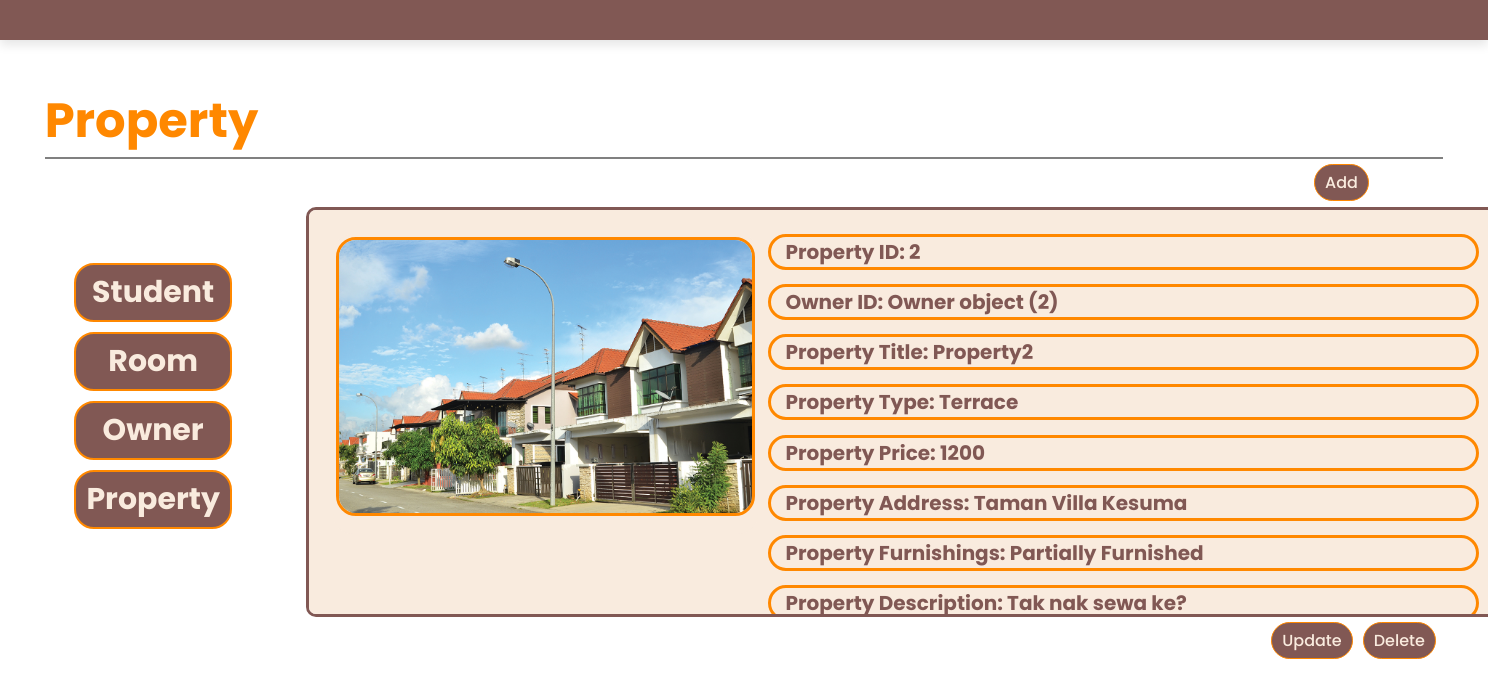
The app's page /index/admin_property_detail/2 with its own data.
### HouseRental/models.py (models this page shows, shortened)
class Property(models.Model):
    PROPERTY_TYPE = [
        ('Bungalow', 'Bungalow'),
        ('Townhouse', 'Townhouse'),
        ('Terrace', 'Terrace'),
        ('Apartment', 'Apartment'),
        ('Condominium', 'Condominium'),
        ('Flat', 'Flat'),
    ]
    FURNISHINGS = [
        ('Fully Furnished', 'Fully Furnished'),
        ('Partially Furnished', 'Partially Furnished'),
        ('Not Furnished', 'Not Furnished'),
    ]
    PROPERTY_STATUS = [
        ('Available','Available'),
        ('Rented Out','Rented Out'),
    ]
    propID=models.AutoField(primary_key=True)
    ownID=models.ForeignKey(Owner, on_delete=models.CASCADE)
    propImg=models.ImageField(upload_to='images/property')
    propTitle=models.CharField(max_length=50)
    propType=models.CharField(max_length=50, choices=PROPERTY_TYPE)
    propPrice=models.PositiveIntegerField()
    propRange=models.PositiveIntegerField()
    propAddress=models.TextField(max_length=255)
    propFurnishings=models.CharField(max_length=20, choices=FURNISHINGS)
    propDesc=models.TextField()
    propCreateAt=models.DateField(auto_now_add=True)
    propStatus=models.CharField(max_length=10,choices=PROPERTY_STATUS, default= 'Available')

class Owner(models.Model):
    ownID=models.AutoField(primary_key=True)
    ownName=models.CharField(max_length=50)
    ownPhoneNo=models.CharField(max_length=12)
    ownEmail=models.EmailField(max_length=255)

### HouseRental/views.py (the view)
# urls.py: path("admin_property_detail/<pk>",admin_property_detail.as_view(), name="admin_property_detail"),
class admin_property_detail(DetailView):
    model = Property
    template_name = 'admin_property_detail.html'
    context_object_name = 'entity_list'

### HouseRental/templates/admin_property_detail.html (shortened to what this page needs)
{% extends 'header.html' %}
{% block content %}
<body>
    <div class="index-head">
        <h1 class="head-title">Property</h1>
    </div>
    <hr />
    <div class="container">
        <div class="sidebar">
            <ul class="sidebar-list">
                <li class="sidebar-list-item">
                    <a href="{% url 'admin_student_list' %}">Student</a>
                </li>
                <li class="sidebar-list-item">
                    <a href="{% url 'admin_room_list' %}">Room</a>
                </li>
                <li class="sidebar-list-item">
                    <a href="{% url 'admin_owner_list' %}">Owner</a>
                </li>
                <li class="sidebar-list-item">
                    <a href="{% url 'admin_property_list' %}">Property</a>
                </li>
            </ul>
        </div>
        <div class="add-button">
            <a href="{% url 'admin_property_add' %}">Add</a>
        </div>
        <div class="parent-content">
            <div class="content">
                <div class="content-image">
                    <img class="image" src="{{ entity_list.propImg.url }}">
                </div>
                <ul class="content-list">
                    <li class="content-list-item">
                        <h1>Property ID: {{ entity_list.propID }}</h1>
                    </li>
                    <li class="content-list-item">
                        <h1>Owner ID: {{ entity_list.ownID }}</h1>
                    </li>
                    <li class="content-list-item">
                        <h1>Property Title: {{ entity_list.propTitle }}</h1>
                    </li>
                    <li class="content-list-item">
                        <h1>Property Type: {{ entity_list.propType }}</h1>
                    </li>
                    <li class="content-list-item">
                        <h1>Property Price: {{ entity_list.propPrice }}</h1>
                    </li>
                    <li class="content-list-item">
                        <h1>Property Address: {{ entity_list.propAddress }}</h1>
                    </li>
                    <li class="content-list-item">
                        <h1>Property Furnishings: {{ entity_list.propFurnishings }}</h1>
                    </li>
                    <li class="content-list-item">
                        <h1>Property Description: {{ entity_list.propDesc }}</h1>
                    </li>
                </ul>
            </div>
            <div class="content-bottom">
                <div class="button">
                    <a href="{% url 'admin_property_update' entity_list.pk %}">Update</a>
                </div>
                <div class="button">
                    <form id="delete-form" method="post" action="{% url 'admin_property_delete' entity_list.pk %}">
                        <a type="button" onclick="confirmDelete()">Delete</a>
                    </form>
                </div>
            </div>
        </div>
    </div>
</body>
{% endblock %}

### HouseRental/templates/header.html (style rules this page uses)
* { font-family: 'Poppins', sans-serif; margin: 0; padding: 0; -webkit-box-sizing: border-box; box-sizing: border-box; outline: none; border: none; text-decoration: none; text-transform: capitalize; -webkit-transition: .2s linear; transition: .2s linear; }
html { font-size: 62.5%; overflow-x: hidden; scroll-behavior: smooth; }

### HouseRental/templates/admin_property_detail.html (style rules this page uses)
.index-head { margin: 3%; margin-bottom: 0%; font-size: x-large; display: flex; }
h1 { text-transform: none; color: #FF8800; }
hr { background-color: grey; width: 94%; height: 2px; margin-left: 3%; }
.container { display: flex; height: 100%; }
.sidebar { padding: 5%; padding-top: 7%; }
.sidebar-list { list-style: none; }
.sidebar-list-item { border: 2px solid #FF8800; background-color: #815854; border-radius: 2rem; padding: 5px; padding-left: 10px; padding-right: 10px; margin-bottom: 10px; text-align: center; }
.sidebar-list-item a { font-weight: 700; font-size: 30px; color: #F9EBDE; }
.add-button { position: absolute; right: 8%; margin-top: 5px; font-size: 16px; background-color: #815854; padding: 5px; padding-left: 10px; padding-right: 10px; border: 1px solid #FF8800; border-radius: 3rem; }
.add-button a { text-decoration: none; color: #F9EBDE; font-weight: 500; }
.parent-content { margin-right: 4%; }
.content { border: 3px solid #815854; display: flex; padding: 2%; margin-right: 4%; width: 1200px; margin-top: 4%; background-color: #F9EBDE; border-radius: 1rem; overflow-y: auto; max-height: 410px; overflow-x: hidden; }
.content-image { margin-right: 10px; padding: 3px; background-color: #F9EBDE; max-height: 300px; border-radius: 2rem; max-width: 425px; background-size: cover; }
.image { max-width: 100%; border-radius: 2rem; border: 3px solid #FF8800 }
.content-list { list-style: none; width: 100%; }
.content-list-item { background-color: #F9EBDE; border: solid #FF8800; margin: 0%; margin-bottom: 2%; padding-left: 2%; border-radius: 3rem }
.content-list-item h1 { color: #815854; }
.content-list-item :last-child { margin-bottom: 0%; }
.content-bottom { display: flex; margin-left: 80%; }
.button { margin-top: 10px; font-size: 16px; background-color: #815854; padding: 5px; padding-left: 10px; padding-right: 10px; border: 1px solid #FF8800; border-radius: 3rem; margin: 5px; }
.button a { text-decoration: none; color: #F9EBDE; font-weight: 500; }

### records on screen
Property: propImg (picture), propID "2", ownID "Owner object (2)", propTitle "Property2", propType "Terrace", propPrice "1200", propAddress "Taman Villa Kesuma", propFurnishings "Partially Furnished", propDesc "Tak nak sewa ke?"
